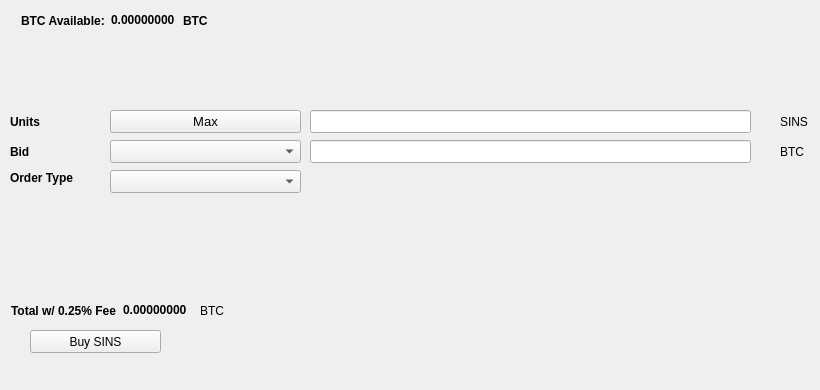
   <widget class="QWidget" name="BuyTab">
    <attribute name="title">
     <string>Buy</string>
    </attribute>
    <widget class="QPushButton" name="BuySINS">
     <property name="geometry">
      <rect>
       <x>30</x>
       <y>330</y>
       <width>131</width>
       <height>23</height>
      </rect>
     </property>
     <property name="text">
      <string>Buy SINS</string>
     </property>
     <property name="icon">
      <iconset resource="../safeinsure.qrc">
       <normaloff>:/icons/bitcoin</normaloff>:/icons/bitcoin</iconset>
     </property>
    </widget>
    <widget class="QLabel" name="label_3">
     <property name="geometry">
      <rect>
       <x>10</x>
       <y>110</y>
       <width>46</width>
       <height>23</height>
      </rect>
     </property>
     <property name="font">
      <font>
       <weight>75</weight>
       <bold>true</bold>
      </font>
     </property>
     <property name="text">
      <string>Units</string>
     </property>
    </widget>
    <widget class="QLineEdit" name="UnitsInput">
     <property name="geometry">
      <rect>
       <x>310</x>
       <y>110</y>
       <width>441</width>
       <height>23</height>
      </rect>
     </property>
     <property name="font">
      <font>
       <pointsize>9</pointsize>
       <weight>75</weight>
       <bold>true</bold>
      </font>
     </property>
    </widget>
    <widget class="QLineEdit" name="BuyBidPriceEdit">
     <property name="geometry">
      <rect>
       <x>310</x>
       <y>140</y>
       <width>441</width>
       <height>23</height>
      </rect>
     </property>
     <property name="font">
      <font>
       <pointsize>9</pointsize>
       <weight>75</weight>
       <bold>true</bold>
      </font>
     </property>
    </widget>
    <widget class="QLabel" name="label_4">
     <property name="geometry">
      <rect>
       <x>780</x>
       <y>110</y>
       <width>31</width>
       <height>23</height>
      </rect>
     </property>
     <property name="text">
      <string>SINS</string>
     </property>
    </widget>
    <widget class="QLabel" name="label_5">
     <property name="geometry">
      <rect>
       <x>780</x>
       <y>140</y>
       <width>31</width>
       <height>23</height>
      </rect>
     </property>
     <property name="text">
      <string>BTC</string>
     </property>
    </widget>
    <widget class="QLabel" name="label_6">
     <property name="geometry">
      <rect>
       <x>10</x>
       <y>140</y>
       <width>46</width>
       <height>23</height>
      </rect>
     </property>
     <property name="font">
      <font>
       <weight>75</weight>
       <bold>true</bold>
      </font>
     </property>
     <property name="text">
      <string>Bid</string>
     </property>
    </widget>
    <widget class="QLabel" name="label_7">
     <property name="geometry">
      <rect>
       <x>10</x>
       <y>170</y>
       <width>91</width>
       <height>16</height>
      </rect>
     </property>
     <property name="font">
      <font>
       <weight>75</weight>
       <bold>true</bold>
      </font>
     </property>
     <property name="text">
      <string>Order Type</string>
     </property>
    </widget>
    <widget class="QPushButton" name="Buy_Max_Amount">
     <property name="geometry">
      <rect>
       <x>110</x>
       <y>110</y>
       <width>191</width>
       <height>23</height>
      </rect>
     </property>
     <property name="font">
      <font>
       <pointsize>10</pointsize>
      </font>
     </property>
     <property name="text">
      <string>Max</string>
     </property>
    </widget>
    <widget class="QComboBox" name="BuyBidcomboBox">
     <property name="geometry">
      <rect>
       <x>110</x>
       <y>140</y>
       <width>191</width>
       <height>23</height>
      </rect>
     </property>
     <property name="font">
      <font>
       <pointsize>10</pointsize>
      </font>
     </property>
    </widget>
    <widget class="QComboBox" name="buyOrdertypeCombo">
     <property name="geometry">
      <rect>
       <x>110</x>
       <y>170</y>
       <width>191</width>
       <height>23</height>
      </rect>
     </property>
     <property name="font">
      <font>
       <pointsize>10</pointsize>
      </font>
     </property>
    </widget>
    <widget class="QWidget" name="layoutWidget1">
     <property name="geometry">
      <rect>
       <x>21</x>
       <y>11</y>
       <width>227</width>
       <height>19</height>
      </rect>
     </property>
     <layout class="QHBoxLayout" name="horizontalLayout_3">
      <item>
       <widget class="QLabel" name="label232">
        <property name="font">
         <font>
          <weight>75</weight>
          <bold>true</bold>
         </font>
        </property>
        <property name="text">
         <string>BTC Available:</string>
        </property>
       </widget>
      </item>
      <item>
       <widget class="QLabel" name="BtcAvailableLbl">
        <property name="palette">
         <palette>
          <active>
           <colorrole role="WindowText">
            <brush brushstyle="SolidPattern">
             <color alpha="255">
              <red>0</red>
              <green>0</green>
              <blue>0</blue>
             </color>
            </brush>
           </colorrole>
           <colorrole role="Button">
            <brush brushstyle="SolidPattern">
             <color alpha="255">
              <red>0</red>
              <green>170</green>
              <blue>0</blue>
             </color>
            </brush>
           </colorrole>
           <colorrole role="Light">
            <brush brushstyle="SolidPattern">
             <color alpha="255">
              <red>0</red>
              <green>255</green>
              <blue>0</blue>
             </color>
            </brush>
           </colorrole>
           <colorrole role="Midlight">
            <brush brushstyle="SolidPattern">
             <color alpha="255">
              <red>0</red>
              <green>212</green>
              <blue>0</blue>
             </color>
            </brush>
           </colorrole>
           <colorrole role="Dark">
            <brush brushstyle="SolidPattern">
             <color alpha="255">
              <red>0</red>
              <green>85</green>
              <blue>0</blue>
             </color>
            </brush>
           </colorrole>
           <colorrole role="Mid">
            <brush brushstyle="SolidPattern">
             <color alpha="255">
              <red>0</red>
              <green>113</green>
              <blue>0</blue>
             </color>
            </brush>
           </colorrole>
           <colorrole role="Text">
            <brush brushstyle="SolidPattern">
             <color alpha="255">
              <red>0</red>
              <green>170</green>
              <blue>0</blue>
             </color>
            </brush>
           </colorrole>
           <colorrole role="BrightText">
            <brush brushstyle="SolidPattern">
             <color alpha="255">
              <red>255</red>
              <green>255</green>
              <blue>255</blue>
             </color>
            </brush>
           </colorrole>
           <colorrole role="ButtonText">
            <brush brushstyle="SolidPattern">
             <color alpha="255">
              <red>0</red>
              <green>0</green>
              <blue>0</blue>
             </color>
            </brush>
           </colorrole>
           <colorrole role="Base">
            <brush brushstyle="SolidPattern">
             <color alpha="255">
              <red>255</red>
              <green>255</green>
              <blue>255</blue>
             </color>
            </brush>
           </colorrole>
           <colorrole role="Window">
            <brush brushstyle="SolidPattern">
             <color alpha="255">
              <red>0</red>
              <green>170</green>
              <blue>0</blue>
             </color>
            </brush>
           </colorrole>
           <colorrole role="Shadow">
            <brush brushstyle="SolidPattern">
             <color alpha="255">
              <red>0</red>
              <green>0</green>
              <blue>0</blue>
             </color>
            </brush>
           </colorrole>
           <colorrole role="AlternateBase">
            <brush brushstyle="SolidPattern">
             <color alpha="255">
              <red>127</red>
              <green>212</green>
              <blue>127</blue>
             </color>
            </brush>
           </colorrole>
           <colorrole role="ToolTipBase">
            <brush brushstyle="SolidPattern">
             <color alpha="255">
              <red>255</red>
              <green>255</green>
              <blue>220</blue>
             </color>
            </brush>
           </colorrole>
           <colorrole role="ToolTipText">
            <brush brushstyle="SolidPattern">
             <color alpha="255">
              <red>0</red>
              <green>0</green>
              <blue>0</blue>
             </color>
            </brush>
           </colorrole>
          </active>
          <inactive>
           <colorrole role="WindowText">
            <brush brushstyle="SolidPattern">
             <color alpha="255">
              <red>0</red>
              <green>0</green>
              <blue>0</blue>
             </color>
            </brush>
           </colorrole>
           <colorrole role="Button">
            <brush brushstyle="SolidPattern">
             <color alpha="255">
              <red>0</red>
              <green>170</green>
              <blue>0</blue>
             </color>
            </brush>
           </colorrole>
           <colorrole role="Light">
            <brush brushstyle="SolidPattern">
             <color alpha="255">
              <red>0</red>
              <green>255</green>
              <blue>0</blue>
             </color>
            </brush>
           </colorrole>
           <colorrole role="Midlight">
            <brush brushstyle="SolidPattern">
             <color alpha="255">
              <red>0</red>
              <green>212</green>
              <blue>0</blue>
             </color>
            </brush>
           </colorrole>
           <colorrole role="Dark">
            <brush brushstyle="SolidPattern">
             <color alpha="255">
              <red>0</red>
              <green>85</green>
              <blue>0</blue>
             </color>
            </brush>
           </colorrole>
           <colorrole role="Mid">
            <brush brushstyle="SolidPattern">
             <color alpha="255">
              <red>0</red>
              <green>113</green>
              <blue>0</blue>
             </color>
            </brush>
           </colorrole>
           <colorrole role="Text">
            <brush brushstyle="SolidPattern">
             <color alpha="255">
              <red>0</red>
              <green>170</green>
              <blue>0</blue>
             </color>
            </brush>
           </colorrole>
           <colorrole role="BrightText">
            <brush brushstyle="SolidPattern">
             <color alpha="255">
              <red>255</red>
              <green>255</green>
              <blue>255</blue>
             </color>
            </brush>
           </colorrole>
           <colorrole role="ButtonText">
            <brush brushstyle="SolidPattern">
             <color alpha="255">
              <red>0</red>
              <green>0</green>
              <blue>0</blue>
             </color>
            </brush>
           </colorrole>
           <colorrole role="Base">
            <brush brushstyle="SolidPattern">
             <color alpha="255">
              <red>255</red>
              <green>255</green>
              <blue>255</blue>
             </color>
            </brush>
           </colorrole>
           <colorrole role="Window">
            <brush brushstyle="SolidPattern">
             <color alpha="255">
              <red>0</red>
              <green>170</green>
              <blue>0</blue>
             </color>
            </brush>
           </colorrole>
           <colorrole role="Shadow">
            <brush brushstyle="SolidPattern">
             <color alpha="255">
              <red>0</red>
              <green>0</green>
              <blue>0</blue>
             </color>
            </brush>
           </colorrole>
           <colorrole role="AlternateBase">
            <brush brushstyle="SolidPattern">
             <color alpha="255">
              <red>127</red>
              <green>212</green>
              <blue>127</blue>
             </color>
            </brush>
           </colorrole>
           <colorrole role="ToolTipBase">
            <brush brushstyle="SolidPattern">
             <color alpha="255">
              <red>255</red>
              <green>255</green>
              <blue>220</blue>
             </color>
            </brush>
           </colorrole>
           <colorrole role="ToolTipText">
            <brush brushstyle="SolidPattern">
             <color alpha="255">
              <red>0</red>
              <green>0</green>
              <blue>0</blue>
             </color>
            </brush>
           </colorrole>
          </inactive>
          <disabled>
           <colorrole role="WindowText">
            <brush brushstyle="SolidPattern">
             <color alpha="255">
              <red>0</red>
              <green>85</green>
              <blue>0</blue>
             </color>
            </brush>
           </colorrole>
           <colorrole role="Button">
            <brush brushstyle="SolidPattern">
             <color alpha="255">
              <red>0</red>
              <green>170</green>
              <blue>0</blue>
             </color>
            </brush>
           </colorrole>
           <colorrole role="Light">
            <brush brushstyle="SolidPattern">
             <color alpha="255">
              <red>0</red>
              <green>255</green>
              <blue>0</blue>
             </color>
            </brush>
           </colorrole>
           <colorrole role="Midlight">
            <brush brushstyle="SolidPattern">
             <color alpha="255">
              <red>0</red>
              <green>212</green>
              <blue>0</blue>
             </color>
            </brush>
           </colorrole>
           <colorrole role="Dark">
            <brush brushstyle="SolidPattern">
             <color alpha="255">
              <red>0</red>
              <green>85</green>
              <blue>0</blue>
             </color>
            </brush>
           </colorrole>
           <colorrole role="Mid">
            <brush brushstyle="SolidPattern">
             <color alpha="255">
              <red>0</red>
              <green>113</green>
              <blue>0</blue>
             </color>
            </brush>
           </colorrole>
           <colorrole role="Text">
            <brush brushstyle="SolidPattern">
             <color alpha="255">
              <red>0</red>
              <green>85</green>
              <blue>0</blue>
             </color>
            </brush>
           </colorrole>
           <colorrole role="BrightText">
            <brush brushstyle="SolidPattern">
             <color alpha="255">
              <red>255</red>
              <green>255</green>
              <blue>255</blue>
             </color>
            </brush>
           </colorrole>
           <colorrole role="ButtonText">
            <brush brushstyle="SolidPattern">
             <color alpha="255">
              <red>0</red>
              <green>85</green>
              <blue>0</blue>
             </color>
            </brush>
           </colorrole>
           <colorrole role="Base">
            <brush brushstyle="SolidPattern">
             <color alpha="255">
              <red>0</red>
              <green>170</green>
              <blue>0</blue>
             </color>
            </brush>
           </colorrole>
           <colorrole role="Window">
            <brush brushstyle="SolidPattern">
             <color alpha="255">
              <red>0</red>
              <green>170</green>
              <blue>0</blue>
             </color>
            </brush>
           </colorrole>
           <colorrole role="Shadow">
            <brush brushstyle="SolidPattern">
             <color alpha="255">
              <red>0</red>
              <green>0</green>
              <blue>0</blue>
             </color>
            </brush>
           </colorrole>
           <colorrole role="AlternateBase">
            <brush brushstyle="SolidPattern">
             <color alpha="255">
              <red>0</red>
              <green>170</green>
              <blue>0</blue>
             </color>
            </brush>
           </colorrole>
           <colorrole role="ToolTipBase">
            <brush brushstyle="SolidPattern">
             <color alpha="255">
              <red>255</red>
              <green>255</green>
              <blue>220</blue>
             </color>
            </brush>
           </colorrole>
           <colorrole role="ToolTipText">
            <brush brushstyle="SolidPattern">
             <color alpha="255">
              <red>0</red>
              <green>0</green>
              <blue>0</blue>
             </color>
            </brush>
           </colorrole>
          </disabled>
         </palette>
        </property>
        <property name="font">
         <font>
          <weight>75</weight>
          <bold>true</bold>
         </font>
        </property>
        <property name="text">
         <string>0.00000000</string>
        </property>
        <property name="textInteractionFlags">
         <set>Qt::LinksAccessibleByMouse|Qt::TextSelectableByKeyboard|Qt::TextSelectableByMouse</set>
        </property>
       </widget>
      </item>
      <item>
       <widget class="QLabel" name="BtcAvailableLbl_2">
        <property name="font">
         <font>
          <weight>75</weight>
          <bold>true</bold>
         </font>
        </property>
        <property name="text">
         <string>BTC</string>
        </property>
       </widget>
      </item>
     </layout>
    </widget>
    <widget class="QWidget" name="layoutWidge2">
     <property name="geometry">
      <rect>
       <x>11</x>
       <y>301</y>
       <width>259</width>
       <height>19</height>
      </rect>
     </property>
     <layout class="QHBoxLayout" name="horizontalLayout_4">
      <item>
       <widget class="QLabel" name="label_9">
        <property name="font">
         <font>
          <weight>75</weight>
          <bold>true</bold>
         </font>
        </property>
        <property name="text">
         <string>Total w/ 0.25% Fee</string>
        </property>
       </widget>
      </item>
      <item>
       <widget class="QLabel" name="BuyCostLabel">
        <property name="palette">
         <palette>
          <active>
           <colorrole role="WindowText">
            <brush brushstyle="SolidPattern">
             <color alpha="255">
              <red>0</red>
              <green>0</green>
              <blue>0</blue>
             </color>
            </brush>
           </colorrole>
           <colorrole role="Button">
            <brush brushstyle="SolidPattern">
             <color alpha="255">
              <red>0</red>
              <green>170</green>
              <blue>0</blue>
             </color>
            </brush>
           </colorrole>
           <colorrole role="Light">
            <brush brushstyle="SolidPattern">
             <color alpha="255">
              <red>0</red>
              <green>255</green>
              <blue>0</blue>
             </color>
            </brush>
           </colorrole>
           <colorrole role="Midlight">
            <brush brushstyle="SolidPattern">
             <color alpha="255">
              <red>0</red>
              <green>212</green>
              <blue>0</blue>
             </color>
            </brush>
           </colorrole>
           <colorrole role="Dark">
            <brush brushstyle="SolidPattern">
             <color alpha="255">
              <red>0</red>
              <green>85</green>
              <blue>0</blue>
             </color>
            </brush>
           </colorrole>
           <colorrole role="Mid">
            <brush brushstyle="SolidPattern">
             <color alpha="255">
              <red>0</red>
              <green>113</green>
              <blue>0</blue>
             </color>
            </brush>
           </colorrole>
           <colorrole role="Text">
            <brush brushstyle="SolidPattern">
             <color alpha="255">
              <red>0</red>
              <green>170</green>
              <blue>0</blue>
             </color>
            </brush>
           </colorrole>
           <colorrole role="BrightText">
            <brush brushstyle="SolidPattern">
             <color alpha="255">
              <red>255</red>
              <green>255</green>
              <blue>255</blue>
             </color>
            </brush>
           </colorrole>
           <colorrole role="ButtonText">
            <brush brushstyle="SolidPattern">
             <color alpha="255">
              <red>0</red>
              <green>0</green>
              <blue>0</blue>
             </color>
            </brush>
           </colorrole>
           <colorrole role="Base">
            <brush brushstyle="SolidPattern">
             <color alpha="255">
              <red>255</red>
              <green>255</green>
              <blue>255</blue>
             </color>
            </brush>
           </colorrole>
           <colorrole role="Window">
            <brush brushstyle="SolidPattern">
             <color alpha="255">
              <red>0</red>
              <green>170</green>
              <blue>0</blue>
             </color>
            </brush>
           </colorrole>
           <colorrole role="Shadow">
            <brush brushstyle="SolidPattern">
             <color alpha="255">
              <red>0</red>
              <green>0</green>
              <blue>0</blue>
             </color>
            </brush>
           </colorrole>
           <colorrole role="AlternateBase">
            <brush brushstyle="SolidPattern">
             <color alpha="255">
              <red>127</red>
              <green>212</green>
              <blue>127</blue>
             </color>
            </brush>
           </colorrole>
           <colorrole role="ToolTipBase">
            <brush brushstyle="SolidPattern">
             <color alpha="255">
              <red>255</red>
              <green>255</green>
              <blue>220</blue>
             </color>
            </brush>
           </colorrole>
           <colorrole role="ToolTipText">
            <brush brushstyle="SolidPattern">
             <color alpha="255">
              <red>0</red>
              <green>0</green>
              <blue>0</blue>
             </color>
            </brush>
           </colorrole>
          </active>
          <inactive>
           <colorrole role="WindowText">
            <brush brushstyle="SolidPattern">
             <color alpha="255">
              <red>0</red>
              <green>0</green>
              <blue>0</blue>
             </color>
            </brush>
           </colorrole>
           <colorrole role="Button">
            <brush brushstyle="SolidPattern">
             <color alpha="255">
              <red>0</red>
              <green>170</green>
              <blue>0</blue>
             </color>
            </brush>
           </colorrole>
           <colorrole role="Light">
            <brush brushstyle="SolidPattern">
             <color alpha="255">
              <red>0</red>
              <green>255</green>
              <blue>0</blue>
             </color>
            </brush>
           </colorrole>
           <colorrole role="Midlight">
            <brush brushstyle="SolidPattern">
             <color alpha="255">
              <red>0</red>
              <green>212</green>
              <blue>0</blue>
             </color>
            </brush>
           </colorrole>
           <colorrole role="Dark">
            <brush brushstyle="SolidPattern">
             <color alpha="255">
              <red>0</red>
              <green>85</green>
              <blue>0</blue>
             </color>
            </brush>
           </colorrole>
           <colorrole role="Mid">
            <brush brushstyle="SolidPattern">
             <color alpha="255">
              <red>0</red>
              <green>113</green>
              <blue>0</blue>
             </color>
            </brush>
           </colorrole>
           <colorrole role="Text">
            <brush brushstyle="SolidPattern">
             <color alpha="255">
              <red>0</red>
              <green>170</green>
              <blue>0</blue>
             </color>
            </brush>
           </colorrole>
           <colorrole role="BrightText">
            <brush brushstyle="SolidPattern">
             <color alpha="255">
              <red>255</red>
              <green>255</green>
              <blue>255</blue>
             </color>
            </brush>
           </colorrole>
           <colorrole role="ButtonText">
            <brush brushstyle="SolidPattern">
             <color alpha="255">
              <red>0</red>
              <green>0</green>
              <blue>0</blue>
             </color>
            </brush>
           </colorrole>
           <colorrole role="Base">
            <brush brushstyle="SolidPattern">
             <color alpha="255">
              <red>255</red>
              <green>255</green>
              <blue>255</blue>
             </color>
            </brush>
           </colorrole>
           <colorrole role="Window">
            <brush brushstyle="SolidPattern">
             <color alpha="255">
              <red>0</red>
              <green>170</green>
              <blue>0</blue>
             </color>
            </brush>
           </colorrole>
           <colorrole role="Shadow">
            <brush brushstyle="SolidPattern">
             <color alpha="255">
              <red>0</red>
              <green>0</green>
              <blue>0</blue>
             </color>
            </brush>
           </colorrole>
           <colorrole role="AlternateBase">
            <brush brushstyle="SolidPattern">
             <color alpha="255">
              <red>127</red>
              <green>212</green>
              <blue>127</blue>
             </color>
            </brush>
           </colorrole>
           <colorrole role="ToolTipBase">
            <brush brushstyle="SolidPattern">
             <color alpha="255">
              <red>255</red>
              <green>255</green>
              <blue>220</blue>
             </color>
            </brush>
           </colorrole>
           <colorrole role="ToolTipText">
            <brush brushstyle="SolidPattern">
             <color alpha="255">
              <red>0</red>
              <green>0</green>
              <blue>0</blue>
             </color>
            </brush>
           </colorrole>
          </inactive>
          <disabled>
           <colorrole role="WindowText">
            <brush brushstyle="SolidPattern">
             <color alpha="255">
              <red>0</red>
              <green>85</green>
              <blue>0</blue>
             </color>
            </brush>
           </colorrole>
           <colorrole role="Button">
            <brush brushstyle="SolidPattern">
             <color alpha="255">
              <red>0</red>
              <green>170</green>
              <blue>0</blue>
             </color>
            </brush>
           </colorrole>
           <colorrole role="Light">
            <brush brushstyle="SolidPattern">
             <color alpha="255">
              <red>0</red>
              <green>255</green>
              <blue>0</blue>
             </color>
            </brush>
           </colorrole>
           <colorrole role="Midlight">
            <brush brushstyle="SolidPattern">
             <color alpha="255">
              <red>0</red>
              <green>212</green>
              <blue>0</blue>
             </color>
            </brush>
           </colorrole>
           <colorrole role="Dark">
            <brush brushstyle="SolidPattern">
             <color alpha="255">
              <red>0</red>
              <green>85</green>
              <blue>0</blue>
             </color>
            </brush>
           </colorrole>
           <colorrole role="Mid">
            <brush brushstyle="SolidPattern">
             <color alpha="255">
              <red>0</red>
              <green>113</green>
              <blue>0</blue>
             </color>
            </brush>
           </colorrole>
           <colorrole role="Text">
            <brush brushstyle="SolidPattern">
             <color alpha="255">
              <red>0</red>
              <green>85</green>
              <blue>0</blue>
             </color>
            </brush>
           </colorrole>
           <colorrole role="BrightText">
            <brush brushstyle="SolidPattern">
             <color alpha="255">
              <red>255</red>
              <green>255</green>
              <blue>255</blue>
             </color>
            </brush>
           </colorrole>
           <colorrole role="ButtonText">
            <brush brushstyle="SolidPattern">
             <color alpha="255">
              <red>0</red>
              <green>85</green>
              <blue>0</blue>
             </color>
            </brush>
           </colorrole>
           <colorrole role="Base">
            <brush brushstyle="SolidPattern">
             <color alpha="255">
              <red>0</red>
              <green>170</green>
              <blue>0</blue>
             </color>
            </brush>
           </colorrole>
           <colorrole role="Window">
            <brush brushstyle="SolidPattern">
             <color alpha="255">
              <red>0</red>
              <green>170</green>
              <blue>0</blue>
             </color>
            </brush>
           </colorrole>
           <colorrole role="Shadow">
            <brush brushstyle="SolidPattern">
             <color alpha="255">
              <red>0</red>
              <green>0</green>
              <blue>0</blue>
             </color>
            </brush>
           </colorrole>
           <colorrole role="AlternateBase">
            <brush brushstyle="SolidPattern">
             <color alpha="255">
              <red>0</red>
              <green>170</green>
              <blue>0</blue>
             </color>
            </brush>
           </colorrole>
           <colorrole role="ToolTipBase">
            <brush brushstyle="SolidPattern">
             <color alpha="255">
              <red>255</red>
              <green>255</green>
              <blue>220</blue>
             </color>
            </brush>
           </colorrole>
           <colorrole role="ToolTipText">
            <brush brushstyle="SolidPattern">
             <color alpha="255">
              <red>0</red>
              <green>0</green>
              <blue>0</blue>
             </color>
            </brush>
           </colorrole>
          </disabled>
         </palette>
        </property>
        <property name="font">
         <font>
          <weight>75</weight>
          <bold>true</bold>
         </font>
        </property>
        <property name="autoFillBackground">
         <bool>false</bool>
        </property>
        <property name="text">
         <string>0.00000000</string>
        </property>
        <property name="textInteractionFlags">
         <set>Qt::LinksAccessibleByMouse|Qt::TextSelectableByMouse</set>
        </property>
       </widget>
      </item>
      <item>
       <widget class="QLabel" name="label_10">
        <property name="font">
         <font>
          <weight>50</weight>
          <bold>false</bold>
         </font>
        </property>
        <property name="text">
         <string>BTC</string>
        </property>
       </widget>
      </item>
     </layout>
    </widget>
    <widget class="QLabel" name="label_24">
     <property name="geometry">
      <rect>
       <x>460</x>
       <y>300</y>
       <width>281</width>
       <height>81</height>
      </rect>
     </property>
     <property name="text">
      <string/>
     </property>
     <property name="pixmap">
      <pixmap>:/images/bittrex</pixmap>
     </property>
    </widget>
   </widget>
